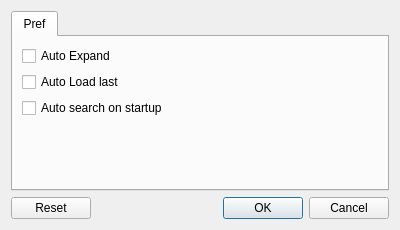
<?xml version="1.0" encoding="UTF-8"?>
<ui version="4.0">
 <class>SysPref</class>
 <widget class="QDialog" name="SysPref">
  <property name="geometry">
   <rect>
    <x>0</x>
    <y>0</y>
    <width>400</width>
    <height>230</height>
   </rect>
  </property>
  <property name="windowTitle">
   <string>Pref</string>
  </property>
  <property name="modal">
   <bool>true</bool>
  </property>
  <layout class="QVBoxLayout" name="verticalLayout">
   <item>
    <widget class="QTabWidget" name="tabWidget">
     <property name="currentIndex">
      <number>0</number>
     </property>
     <widget class="QWidget" name="tab">
      <attribute name="title">
       <string>Pref</string>
      </attribute>
      <layout class="QGridLayout" name="gridLayout">
       <item row="3" column="0">
        <spacer name="verticalSpacer">
         <property name="orientation">
          <enum>Qt::Vertical</enum>
         </property>
         <property name="sizeHint" stdset="0">
          <size>
           <width>20</width>
           <height>40</height>
          </size>
         </property>
        </spacer>
       </item>
       <item row="0" column="0">
        <widget class="QCheckBox" name="chkAutoExpand">
         <property name="layoutDirection">
          <enum>Qt::LeftToRight</enum>
         </property>
         <property name="text">
          <string>Auto Expand</string>
         </property>
        </widget>
       </item>
       <item row="1" column="0">
        <widget class="QCheckBox" name="chkAutoLoad">
         <property name="text">
          <string>Auto Load last</string>
         </property>
        </widget>
       </item>
       <item row="2" column="0">
        <widget class="QCheckBox" name="chkAutoSearch">
         <property name="text">
          <string>Auto search on startup</string>
         </property>
        </widget>
       </item>
      </layout>
     </widget>
    </widget>
   </item>
   <item>
    <widget class="QDialogButtonBox" name="buttonBox">
     <property name="orientation">
      <enum>Qt::Horizontal</enum>
     </property>
     <property name="standardButtons">
      <set>QDialogButtonBox::Cancel|QDialogButtonBox::Ok|QDialogButtonBox::Reset</set>
     </property>
    </widget>
   </item>
  </layout>
 </widget>
 <resources/>
 <connections>
  <connection>
   <sender>buttonBox</sender>
   <signal>accepted()</signal>
   <receiver>SysPref</receiver>
   <slot>accept()</slot>
   <hints>
    <hint type="sourcelabel">
     <x>248</x>
     <y>254</y>
    </hint>
    <hint type="destinationlabel">
     <x>157</x>
     <y>274</y>
    </hint>
   </hints>
  </connection>
  <connection>
   <sender>buttonBox</sender>
   <signal>rejected()</signal>
   <receiver>SysPref</receiver>
   <slot>reject()</slot>
   <hints>
    <hint type="sourcelabel">
     <x>316</x>
     <y>260</y>
    </hint>
    <hint type="destinationlabel">
     <x>286</x>
     <y>274</y>
    </hint>
   </hints>
  </connection>
 </connections>
</ui>
